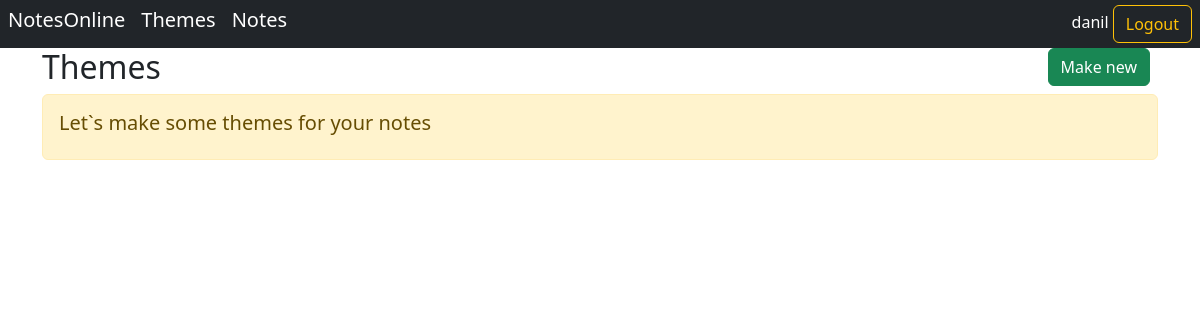
The app's page /themes/ (signed in), older data.
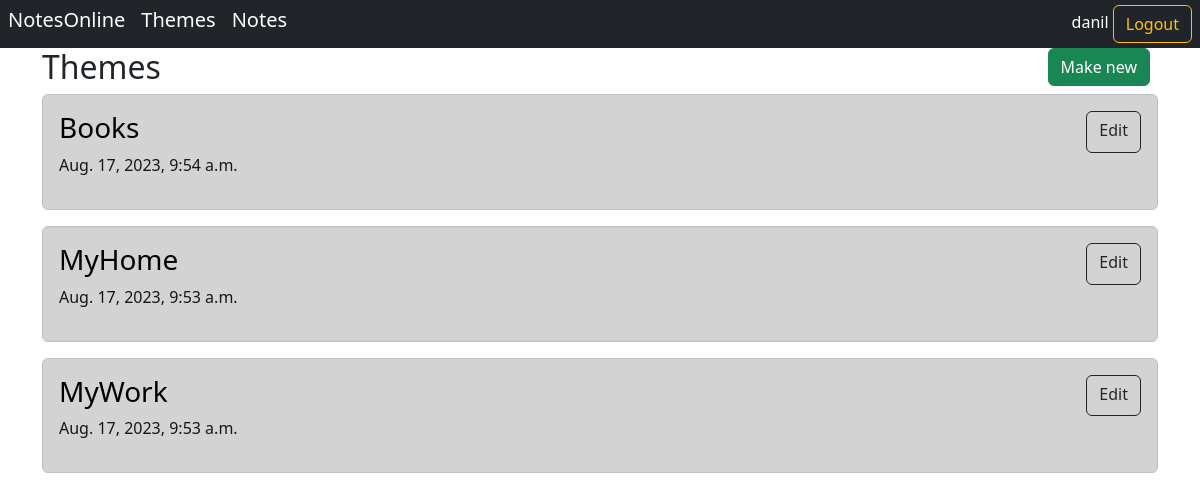
The same page, newer data.
### notes/models.py (models this page shows, shortened)
class Theme(models.Model):
    theme_name = models.CharField(max_length=30) #help_text="Note theme",
    created_at = models.DateTimeField(auto_now_add=True)
    updated_at = models.DateTimeField(auto_now=True)
    owner = models.ForeignKey(User, on_delete=models.CASCADE)
    class Meta:
        ordering = ['-id']

### notes/views.py (the view)
# urls.py: path('themes/', views.get_themes, name="themes"),
@login_required
def get_themes(request):
    themes = Theme.objects.filter(owner=request.user)
    return render(request, "notes/themes_list.html", {"themes": themes})

### notes/templates/notes/themes_list.html (shortened to what this page needs)
{% extends "notes/base.html" %}
{% block content %}
    <div class="d-flex  justify-content-between">
        <h2>Themes</h2>
        <a href="{% url 'create_theme' %}"><button type="button" class="btn btn-success me-2">Make new</button></a>
    </div>
    {% if themes %}
        {% for theme in themes %}
            <div class="alert alert-dark mt2">
                <div class="d-flex  justify-content-between">
                    <h3><a href="{% url 'notes_on_theme' theme.id %}" class="custom-link">{{theme.theme_name}}</a></h3>
                    <a href="{% url 'theme_detail' theme.id %}" class="btn btn-outline-dark">Edit</a>
                </div>
                <p>{{theme.created_at}}</p>
            </div>
        {%endfor%}
    {% else %}
        <div class="alert alert-warning" role="alert">
          <h5>Let`s make some themes for your notes</h5>
        </div>
    {% endif %}
{% endblock %}

Row changes from the older to the newer data that the page shows:
now on this page (row edited): Theme: theme_name "Books", created_at "Aug. 17, 2023, 9:54 a.m."
now on this page (row edited): Theme: theme_name "MyHome", created_at "Aug. 17, 2023, 9:53 a.m."
now on this page (row edited): Theme: theme_name "MyWork", created_at "Aug. 17, 2023, 9:53 a.m."
Text that changed along with them:
text no longer shown: "Let`s make some themes for your notes"
